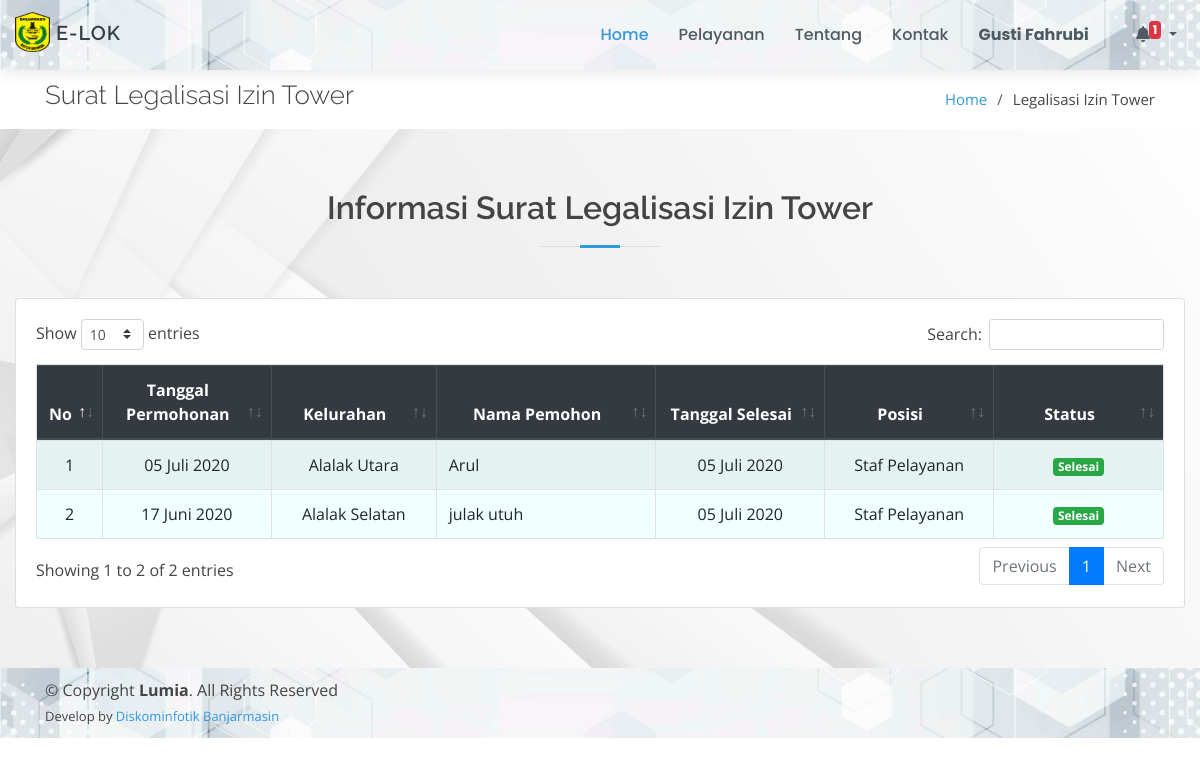
Screenshot of /page/legalisasi-izin-tower/index.php (signed in) with the database file from the repository.
### tables this page shows
CREATE TABLE `legalisasi_izin_tower` (
  `id_izin_tower` int(11) NOT NULL,
  `tgl_permohonan` date NOT NULL,
  `kelurahan` varchar(50) NOT NULL,
  `nama_pemohon` varchar(50) NOT NULL,
  `alamat_pemohon` text NOT NULL,
  `nama_perusahaan` text NOT NULL,
  `alamat_perusahaan` text NOT NULL,
  `lokasi_tower` text NOT NULL,
  `keterangan` text,
  `tgl_selesai` date DEFAULT NULL,
  `id_posisi` int(11) NOT NULL,
  `status` varchar(30) NOT NULL
);

CREATE TABLE `posisi_berkas` (
  `id_posisi` int(11) NOT NULL,
  `posisi` text NOT NULL
);

### config/config.php (called while the page is built, shortened)
<?php
function base_url($url = null)
{
	$base_url = "http://localhost/layanan-kecamatan";
	if ($url != null) {
		return $base_url . "/" . $url;
	} else {
		return $base_url;
	}
}
$no = 1;

### config/bulan.php (called while the page is built, shortened)
<?php
$bln = array(
    '01' => 'Januari',
    '02' => 'Februari',
    '03' => 'Maret',
    '04' => 'April',
    '05' => 'Mei',
    '06' => 'Juni',
    '07' => 'Juli',
    '08' => 'Agustus',
    '09' => 'September',
    '10' => 'Oktober',
    '11' => 'November',
    '12' => 'Desember'
);

### page/legalisasi-izin-tower/index.php (the view, shortened to what this page needs)
<!DOCTYPE html>
<html lang="en">
<?php
include_once "../../config/config.php";
include_once "../../config/bulan.php";
include_once "../../template/ui/head.php";
?>
<body>
    <?php include_once "../../template/ui/header.php"; ?>
    <main id="main">
        <section id="breadcrumbs" class="breadcrumbs">
            <div class="container">
                <div class="d-flex justify-content-between align-items-center">
                    <h2>Surat Legalisasi Izin Tower</h2>
                    <ol>
                        <li><a href="<?= base_url(); ?>">Home</a></li>
                        <li>Legalisasi Izin Tower</li>
                    </ol>
                </div>
            </div>
        </section>
        <section id="services" class="services graform">
            <div class="container-fluid">
                <div class="section-title">
                    <h2>Informasi Surat Legalisasi Izin Tower</h2>
                </div>
                <div class="row">
                    <div class="col-md-12">
                        <div class="card">
                            <div class="card-body">
                                <div class="table-responsive">
                                    <table class="table table-bordered table-striped" id="example1">
                                        <thead class="thead-dark">
                                            <tr align="center">
                                                <th>No</th>
                                                <th>Tanggal Permohonan</th>
                                                <th>Kelurahan</th>
                                                <th>Nama Pemohon</th>
                                                <th>Tanggal Selesai</th>
                                                <th>Posisi</th>
                                                <th>Status</th>
                                            </tr>
                                        </thead>
                                        <tbody style="background-color: azure">
                                            <?php
                                            $data = $koneksi->query("SELECT * FROM legalisasi_izin_tower ORDER BY id_izin_tower DESC");
                                            foreach ($data as $row) {
                                                $po = $koneksi->query("SELECT * FROM posisi_berkas WHERE id_posisi = '$row[id_posisi]'")->fetch_array();
                                            ?>
                                                <tr align="center">
                                                    <td width="5%"><?= $no++; ?></td>
                                                    <td width="15%">
                                                        <?=
                                                            date('d', strtotime($row['tgl_permohonan'])) . " " .
                                                                $bln[date('m', strtotime($row['tgl_permohonan']))] . " " .
                                                                date('Y', strtotime($row['tgl_permohonan']));
                                                        ?>
                                                    </td>
                                                    <td><?= $row['kelurahan'] ?></td>
                                                    <td align="left"><?= $row['nama_pemohon'] ?></td>
                                                    <td width="15%">
                                                        <?php
                                                        if ($row['tgl_selesai']) {
                                                            echo
                                                                date('d', strtotime($row['tgl_selesai'])) . " " .
                                                                    $bln[date('m', strtotime($row['tgl_selesai']))] . " " .
                                                                    date('Y', strtotime($row['tgl_selesai']));
                                                        } else {
                                                            echo "-";
                                                        }
                                                        ?>
                                                    </td>
                                                    <td width="15%"><?= $po['posisi'] ?></td>
                                                    <td width="15%">
                                                        <?php
                                                        if ($row['status'] == "Belum Diproses") {
                                                            echo "<span class='badge badge-danger'>" . $row['status'] . "</span>";
                                                        } elseif ($row['status'] == "Dalam Proses") {
                                                            echo "<span class='badge badge-warning'>" . $row['status'] . "</span>";
                                                        } else {
                                                            echo "<span class='badge badge-success'>" . $row['status'] . "</span>";
                                                        }
                                                        ?>
                                                    </td>
                                                </tr>
                                            <?php } ?>
                                        </tbody>
                                    </table>
                                </div>
                            </div>
                        </div>
                    </div>
                </div>
            </div>
        </section>
    </main>
    <?php include_once "../../template/ui/footer.php"; ?>
</body>
</html>

### assets/ui/assets/css/style.css (style rules this page uses)
body { font-family: "Open Sans", sans-serif; color: #444444; }
a { color: #3498db; }
h1, h2, h3, h4, h5, h6 { font-family: "Raleway", sans-serif; }
section { padding: 60px 0; }
.section-title { text-align: center; padding-bottom: 30px; }
.section-title h2 { font-size: 32px; font-weight: 600; margin-bottom: 20px; padding-bottom: 20px; position: relative; }
.section-title h2::before { content: ''; position: absolute; display: block; width: 120px; height: 1px; background: #ddd; bottom: 1px; left: calc(50% - 60px); }
.section-title h2::after { content: ''; position: absolute; display: block; width: 40px; height: 3px; background: #3498db; bottom: 0; left: calc(50% - 20px); }
.breadcrumbs { padding: 10px 0; margin-top: 70px; background-color: #fff; }
.breadcrumbs h2 { font-size: 26px; font-weight: 300; }
.breadcrumbs ol { display: flex; flex-wrap: wrap; list-style: none; padding: 0; margin: 0; font-size: 15px; }
.breadcrumbs ol li+li { padding-left: 10px; }
.breadcrumbs ol li+li::before { display: inline-block; padding-right: 10px; color: #4f5a62; content: "/"; }
.graform { background: url('../../../bg-cover/putih2.jpg') center center no-repeat; background-size: cover; position: relative; }

### rows the page displays
legalisasi_izin_tower: tgl_permohonan "05", tgl_permohonan "Juli", tgl_permohonan "2020", kelurahan "Alalak Utara", nama_pemohon "Arul", tgl_selesai "05", tgl_selesai "Juli", tgl_selesai "2020", id_posisi.posisi "Staf Pelayanan", status "Selesai"
legalisasi_izin_tower: tgl_permohonan "17", tgl_permohonan "Juni", tgl_permohonan "2020", kelurahan "Alalak Selatan", nama_pemohon "julak utuh", tgl_selesai "05", tgl_selesai "Juli", tgl_selesai "2020", id_posisi.posisi "Staf Pelayanan", status "Selesai"

### other values shown
$_SESSION['nama'] "Gusti Fahrubi"
$jmltotal "1"
